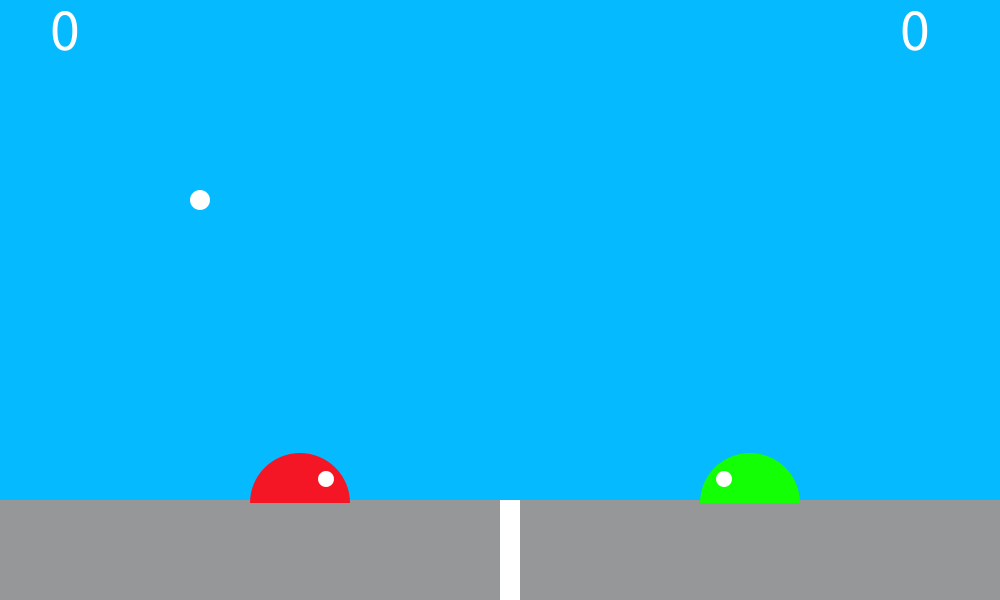
Frame 1 (no input)
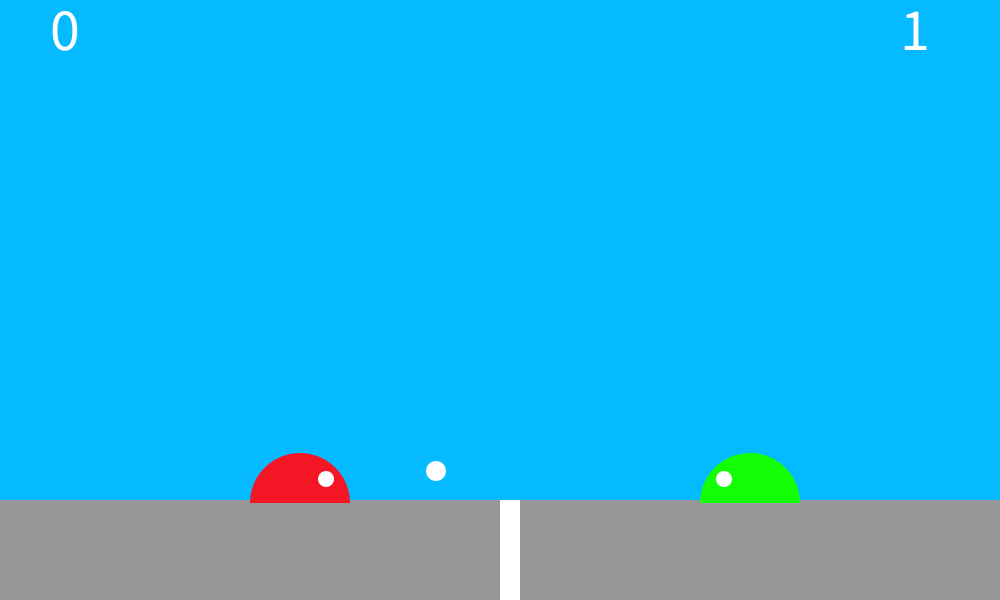
Frame 60 (the mouse pressed at the canvas centre just before this capture)
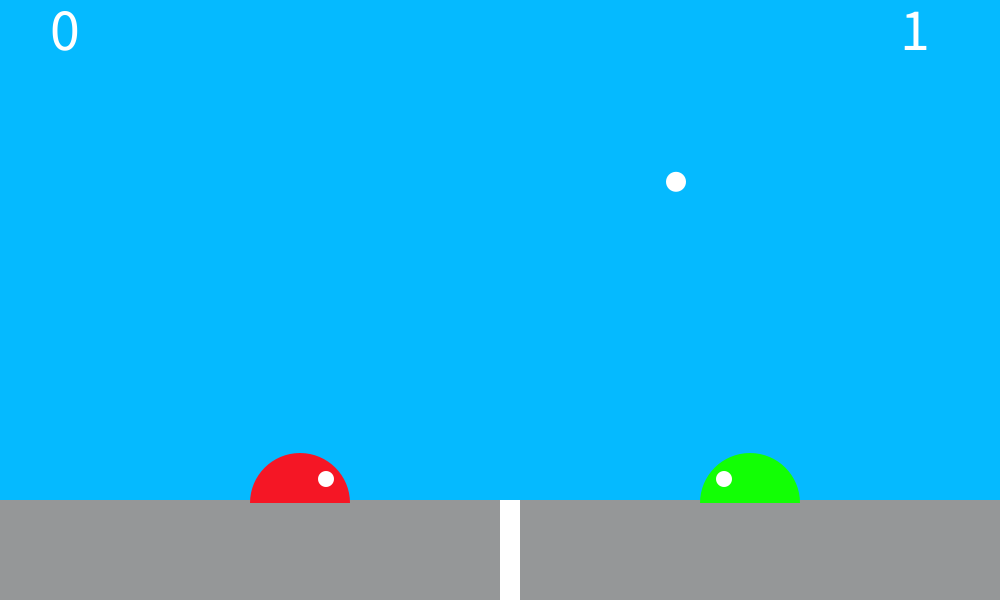
Frame 120 (the mouse held since frame 60 and released just before this capture)

The Processing sketch that drew these frames (run headless with seeded random() and noise(); from frame 60 on, the mouse is pressed at the canvas centre):

// Processing sketch: processing_172109
// ── processing_172109.pde




boolean yIncrease, yDecrease, xIncrease, xDecrease, YIncrease, YDecrease, XIncrease, XDecrease;
int score1=0;
int score2=0;
Slime1 b = new Slime1();
Slime2 c = new Slime2();

void setup()
{
  size(1000, 600);
}

float bx=200;
float by=200;
float bvx=4;
float bvy=2;

void draw()
{
  noStroke();
  background(5, 186, 255);
  fill(149, 151, 152);
  rect (0, 500, 1000, 100);
  fill(255);
  textSize(60);
  text(score1, 50, 50);
  text(score2, 900, 50);
  fill(255, 255, 255);
  rect(500, 500, 20, 1000);

  b.update();
  b.display();
  c.update();
  c.display();

  fill(255);
  ellipse(bx, by, 20, 20);
  bx=bx+bvx;
  by=by+bvy;
  bvy=bvy+.12;
  if (bx==0 || bx==width) {
    bvx=-bvx;
  }
  if (by>490) {
    bvy=-bvy;
    if (bx>510) {
      score1=score1+1;
    }
    if (bx<490) {
      score2=score2+1;
    }
  }
}



void keyPressed() {
  if (keyCode == UP) {
    yDecrease = true;
  } else if (keyCode == DOWN) {
    yIncrease = true;
  } else if (keyCode == RIGHT) {
    xIncrease = true;
  } else if (keyCode == LEFT) {
    xDecrease = true;
  } else if (key == 'w') {
    YDecrease = true;
  } else if (key == 's') {
    YIncrease = true;
  } else if (key == 'd') {
    XIncrease = true;
  } else if (key == 'a') {
    XDecrease = true;
  }
}

void keyReleased() {
  if (keyCode == UP) {
    yDecrease = false;
  } else if (keyCode == DOWN) {
    yIncrease = false;
  } else if (keyCode == RIGHT) {
    xIncrease = false;
  } else if (keyCode == LEFT) {
    xDecrease = false;
  } else if (key == 'w') {
    YDecrease = false;
  } else if (key == 's') {
    YIncrease = false;
  } else if (key == 'd') {
    XIncrease = false;
  } else if (key == 'a') {
    XDecrease = false;
  }
}


class Slime1 {
  float radius = 40;
  float x = 300;
  float y = 500;
  float xPos=300;
  float yPos=500;
  float g=-5;
  float speedy=3;
  float speedx=6;


  void update() {

    if (YDecrease == true && y > radius/2) {
      speedy=-5;
    }
    if (xPos<450) {

      if (XIncrease == true && x < width - radius/2) {
        x = x + speedx;
      }
    }
    if (XDecrease == true && x > radius/2) {
      x = x - speedx;
    }
    yPos = yPos+speedy;

    if (yPos>=500) {
      speedy=0;
    }
    if (yPos<=300) {
      speedy=3;
    }
    if (bx>(xPos-50) && bx <(xPos+50) && by>(yPos-50) ) {
      bvx=abs(bvx);
      bvy=-bvy;
    }
  }


  void display() {

    noStroke();
    fill(0, 250, 0);
    xPos = x;


    fill (245, 22, 37);
    arc(xPos, yPos, 100, 100, radians(180), radians(360));
    fill (255, 255, 255);
    ellipse(xPos+26, yPos-24, 16, 16);
  }
}

class Slime2 {
  int radius = 20;
  int x = 750;
  int y = 500;
  int xPos=750;
  float yPos=500;
  float speedy=3;
  float speedx=6;

  void update() {

    if (yDecrease == true && y > radius) {
      speedy=-5;
    }
    if (xIncrease == true && x < width - radius) {
      x = x + 6;
    }
    if (xPos>570) {
    if (xDecrease == true && x > radius) {
      x = x - 6;
    }
    }
    yPos = yPos+speedy;
    if (yPos>=500) {
      speedy=0;
    }
    if (yPos<=300) {
      speedy=3;
    }
    if (bx>(xPos-50) && bx <(xPos+50) && by>(yPos-50) ) {
      bvx=-abs(bvx);
      bvy=-bvy;
    }
  }    

  void display() {
    noStroke();
    fill(0, 250, 250);
    xPos = x;

    fill (18, 277, 5);
    arc(xPos, yPos, 100, 100, radians(180), radians(360));
    fill (255, 255, 255);
    ellipse(xPos-26, yPos-24, 16, 16);
  }
}
